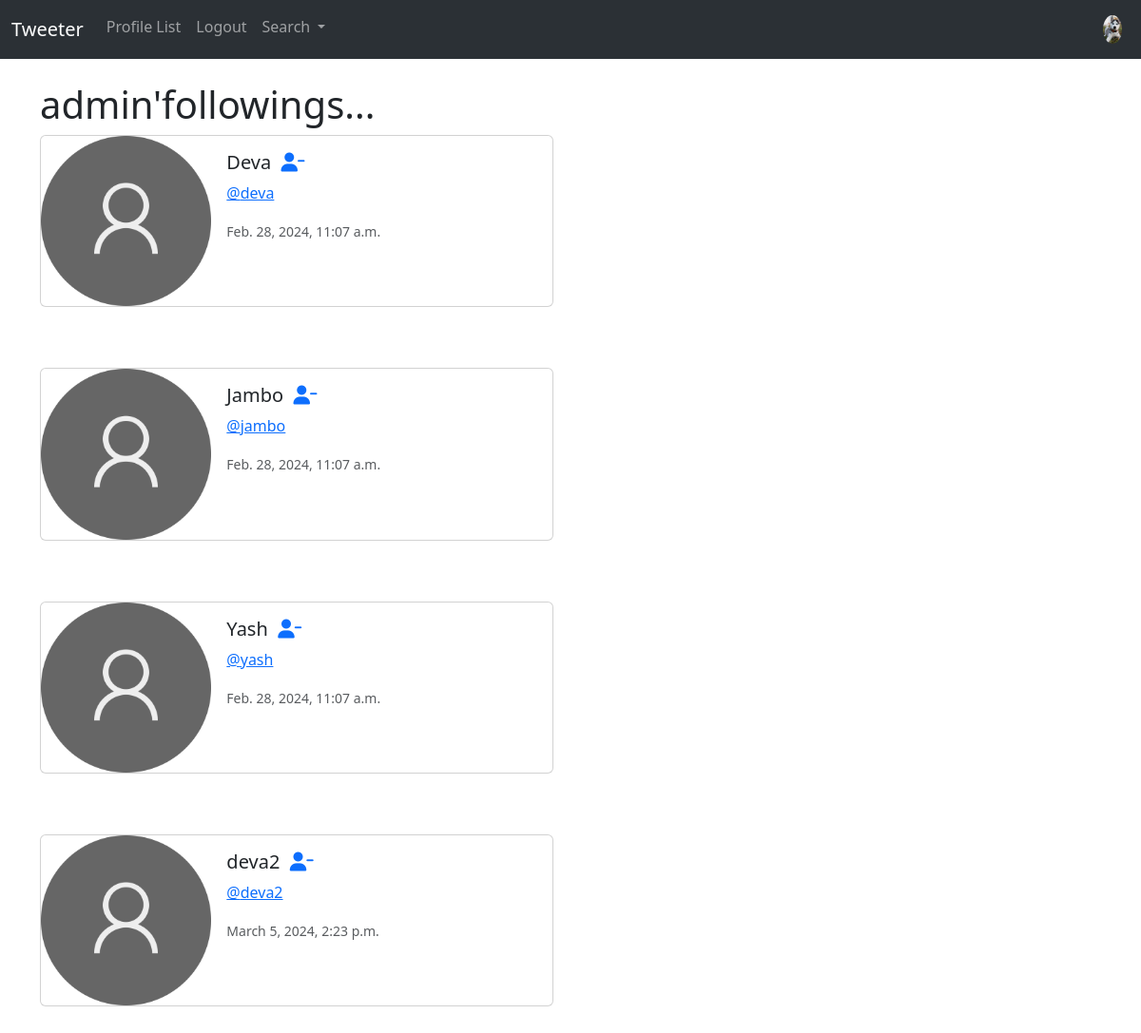
/profile/following/1 (signed in), run on the app's committed database.
### musker/models.py (models this page shows, shortened)
class Profile(models.Model):
    user = models.OneToOneField(User, on_delete=models.CASCADE)
    follows = models.ManyToManyField(
        "self", related_name="followed_by", symmetrical=False, blank=True
    )
    profile_image = models.ImageField(null=True,blank=True,upload_to='images/')
    date_modified = models.DateTimeField(User, auto_now=True, auto_now_add=False)
    profile_bio = models.CharField(null=True,blank=True, max_length=100)
    portfolio_link = models.CharField(null=True,blank=True, max_length=100)
    facebook_link = models.CharField(null=True,blank=True, max_length=100)
    twitter_link = models.CharField(null=True,blank=True, max_length=100)
    instagram_link = models.CharField(null=True,blank=True, max_length=100)
    linkedin_link = models.CharField(null=True,blank=True, max_length=100)

### musker/views.py (the view)
# urls.py: path('profile/following/<int:pk>',views.following,name='following'),
def following(request,pk):
    if request.user.is_authenticated:
        if request.user.id == pk:
            profiles = Profile.objects.get(user=request.user)
            return render(request, 'following.html',{"profiles":profiles})
        else:
            messages.error(request,("That's not your profile page!!!"))
            return redirect('home')
    else:
        messages.error(request,("Error: You need to login first"))
        return redirect('home')

### templates/following.html (shortened to what this page needs)
{% extends 'base.html' %}
{% load static %}
{% block container %}
<h1>{{request.user.username}}'followings...</h1>
{% if profiles %}
    {% for i  in profiles.follows.all %}
    <div class="card mb-3" style="max-width: 540px;">
        <div class="row g-0">
            <div class="col-md-4">
            {% if i.profile_image %}
            <img src="{{i.profile_image.url}}" class="img-fluid rounded-start" width="200"  height="200" alt="{{i.user.username}}">
            {% else %}
            <img src="{% static 'images/user_img.png' %}" class="img-fluid rounded-start" alt="...">
            {% endif %}
            </div>
            <div class="col-md-8">
            <div class="card-body">
                <h5 class="card-title">{{i.user.username}}&nbsp;
                    {% if i in profiles.followed_by.all %}
                        <a href="{% url 'unfollow' i.user.id %}">
                        <i class="fa fa-user-minus" ></i></a>
                    {% else %}
                        <a href="{% url 'follow' i.user.id %}">
                            <i class="fa fa-user-plus" ></i></a>
                    {% endif %}
                </h5>
                <p><a href="{% url 'profile' i.user.id%}">@{{i.user.username | lower}}</a> </p>
                <p class="card-text"><small class="text-body-secondary">{{i.date_modified}}</small></p>
            </div>
            </div>
        </div>
    </div>
    <br> <br>
    {% endfor %}
{% endif %}
{% endblock container %}

### templates/navbar.html (shortened to what this page needs)
{% load static %}
<nav class="navbar navbar-expand-lg bg-body-tertiary" data-bs-theme="dark">
    <div class="container-fluid">
      <a class="navbar-brand" href="{% url 'home' %}">Tweeter</a>
      <div class="collapse navbar-collapse " id="navbarSupportedContent">
        <ul class="navbar-nav me-auto mb-2 mb-lg-0 w-100" >
          <li class="nav-item">
            <a class="nav-link" href="{% url 'profile_list' %}">Profile List</a>
          </li>
          {% if request.user.is_authenticated %}
          <li class="nav-item">
            <a class="nav-link" href="{% url 'logout' %}">Logout</a>
          </li>
          {% endif %}
          <li class="nav-item dropdown">
            <a class="nav-link dropdown-toggle" href="#" id="navbarDropdown" role="button" data-toggle="dropdown" aria-haspopup="true" aria-expanded="false" >
              Search
            </a>
          </li>
          {% if request.user.is_authenticated %}
            <ul class="navbar-nav ms-auto">
              <li class="nav-item">
                <a class="nav-link" href="{% url 'profile' request.user.id %}">
                  {% if user.profile.profile_image %}
                    <img src="{{user.profile.profile_image.url}}" alt="Profile Image" class="rounded-circle" widthh="30" height="30">
                    {% else %}
                    <img src="{% static 'images/user_img.png' %}" alt="Profile Image" class="rounded-circle" widthh="30" height="30">
                  {% endif %}
                </a>
            </li>
            </ul>
          {% endif %}
        </ul>
      </div>
    </div>
  </nav>

### data on the page
Profile: user.username "Deva", user.username "deva", date_modified "Feb. 28, 2024, 11:07 a.m."
Profile: user.username "Jambo", user.username "jambo", date_modified "Feb. 28, 2024, 11:07 a.m."
Profile: user.username "Yash", user.username "yash", date_modified "Feb. 28, 2024, 11:07 a.m."
Profile: user.username "deva2", date_modified "March 5, 2024, 2:23 p.m."

### other printed values
{{ request.user.username }} "admin"
